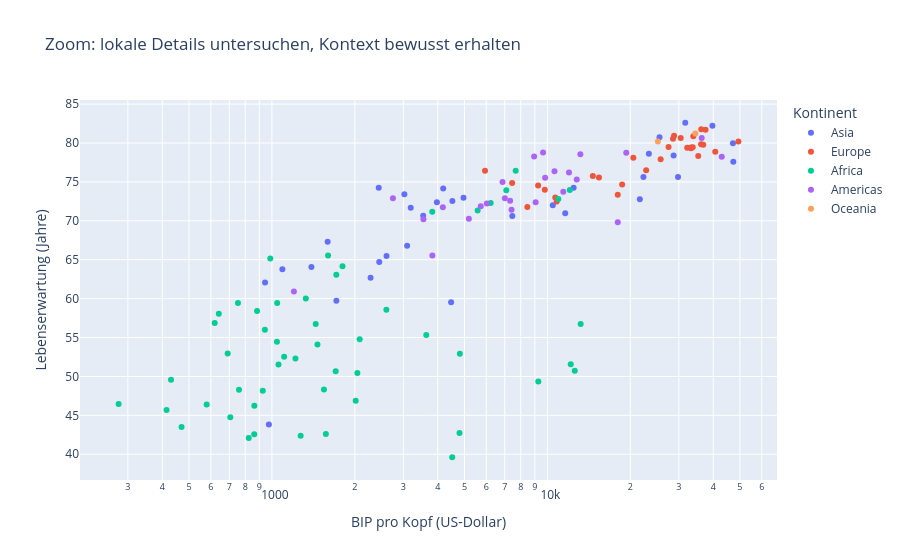

Source (notebook cell):
### Markdown cell above
## 2.1 Zoom und Pan

Plotly stellt **Zoom** und **Pan** über die **Modebar** bereit. 

Mit `dragmode="zoom"` ist das Aufziehen eines Bereichs die Standardgeste; `scrollZoom` aktiviert zusätzlich das Mausrad. Ein Doppelklick setzt die Ansicht zurück.

**Demoauftrag:** Zoomen Sie in eine dichte Punktgruppe. Was wird klarer, und welcher Kontext geht verloren?

### Code cell
# Kopie der Abbildung erstellen, um den Zoommodus zu aktivieren, ohne die ursprüngliche Abbildung zu verändern
fig_zoom = copy.deepcopy(fig_hover)

# Zoommodus zusätzlich aktivieren  
fig_zoom.update_layout(
    dragmode="zoom",
    title="Zoom: lokale Details untersuchen, Kontext bewusst erhalten",
)
fig_zoom.show(config={"scrollZoom": True, "displaylogo": False})

### Figure 1 — Plotly figure (JSON) as saved in the notebook; plotly's stock layout.template omitted (floating-point values rounded to 4 significant figures)
{"data": [{"customdata": [[31889923, 2007], [708573, 2007], [150448339, 2007], [14131858, 2007], [1318683096, 2007], [6980412, 2007], [1110396331, 2007], [223547000, 2007], [69453570, 2007], [27499638, 2007], [6426679, 2007], [127467972, 2007], [6053193, 2007], [23301725, 2007], [49044790, 2007], [2505559, 2007], [3921278, 2007], [24821286, 2007], [2874127, 2007], [47761980, 2007], [28901790, 2007], [3204897, 2007], [169270617, 2007], [91077287, 2007], [27601038, 2007], [4553009, 2007], [20378239, 2007], [19314747, 2007], [23174294, 2007], [65068149, 2007], [85262356, 2007], [4018332, 2007], [22211743, 2007]], "hovertemplate": "<b>%{hovertext}</b><br><br>Kontinent=Asia<br>BIP pro Kopf (US-Dollar)=%{x:,.0f}<br>Lebenserwartung (Jahre)=%{y:.1f}<br>Bevölkerung=%{customdata[0]:,}<br>Jahr=%{customdata[1]}<extra></extra>", "hovertext": ["Afghanistan", "Bahrain", "Bangladesh", "Cambodia", "China", "Hong Kong, China", "India", "Indonesia", "Iran", "Iraq", "Israel", "Japan", "Jordan", "Korea, Dem. Rep.", "Korea, Rep.", "Kuwait", "Lebanon", "Malaysia", "Mongolia", "Myanmar", "Nepal", "Oman", "Pakistan", "Philippines", "Saudi Arabia", "Singapore", "Sri Lanka", "Syria", "Taiwan", "Thailand", "Vietnam", "West Bank and Gaza", "Yemen, Rep."], "legendgroup": "Asia", "marker": {"color": "#636efa", "symbol": "circle"}, "mode": "markers", "name": "Asia", "orientation": "v", "showlegend": true, "type": "scatter", "x": [974.6, 29800.0, 1391.0, 1714.0, 4959.0, 39720.0, 2452.0, 3541.0, 11610.0, 4471.0, 25520.0, 31660.0, 4519.0, 1593.0, 23350.0, 47310.0, 10460.0, 12450.0, 3096.0, 944, 1091.0, 22320.0, 2606.0, 3190.0, 21650.0, 47140.0, 3970.0, 4185.0, 28720.0, 7458.0, 2442.0, 3025.0, 2281.0], "xaxis": "x", "y": [43.83, 75.64, 64.06, 59.72, 72.96, 82.21, 64.7, 70.65, 70.96, 59.55, 80.75, 82.6, 72.53, 67.3, 78.62, 77.59, 71.99, 74.24, 66.8, 62.07, 63.78, 75.64, 65.48, 71.69, 72.78, 79.97, 72.4, 74.14, 78.4, 70.62, 74.25, 73.42, 62.7], "yaxis": "y"}, {"customdata": [[3600523, 2007], [8199783, 2007], [10392226, 2007], [4552198, 2007], [7322858, 2007], [4493312, 2007], [10228744, 2007], [5468120, 2007], [5238460, 2007], [61083916, 2007], [82400996, 2007], [10706290, 2007], [9956108, 2007], [301931, 2007], [4109086, 2007], [58147733, 2007], [684736, 2007], [16570613, 2007], [4627926, 2007], [38518241, 2007], [10642836, 2007], [22276056, 2007], [10150265, 2007], [5447502, 2007], [2009245, 2007], [40448191, 2007], [9031088, 2007], [7554661, 2007], [71158647, 2007], [60776238, 2007]], "hovertemplate": "<b>%{hovertext}</b><br><br>Kontinent=Europe<br>BIP pro Kopf (US-Dollar)=%{x:,.0f}<br>Lebenserwartung (Jahre)=%{y:.1f}<br>Bevölkerung=%{customdata[0]:,}<br>Jahr=%{customdata[1]}<extra></extra>", "hovertext": ["Albania", "Austria", "Belgium", "Bosnia and Herzegovina", "Bulgaria", "Croatia", "Czech Republic", "Denmark", "Finland", "France", "Germany", "Greece", "Hungary", "Iceland", "Ireland", "Italy", "Montenegro", "Netherlands", "Norway", "Poland", "Portugal", "Romania", "Serbia", "Slovak Republic", "Slovenia", "Spain", "Sweden", "Switzerland", "Turkey", "United Kingdom"], "legendgroup": "Europe", "marker": {"color": "#EF553B", "symbol": "circle"}, "mode": "markers", "name": "Europe", "orientation": "v", "showlegend": true, "type": "scatter", "x": [5937.0, 36130.0, 33690.0, 7446.0, 10680.0, 14620.0, 22830.0, 35280.0, 33210.0, 30470.0, 32170.0, 27540.0, 18010.0, 36180.0, 40680.0, 28570.0, 9254.0, 36800.0, 49360.0, 15390.0, 20510.0, 10810.0, 9787.0, 18680.0, 25770.0, 28820.0, 33860.0, 37510.0, 8458.0, 33200.0], "xaxis": "x", "y": [76.42, 79.83, 79.44, 74.85, 73.0, 75.75, 76.49, 78.33, 79.31, 80.66, 79.41, 79.48, 73.34, 81.76, 78.89, 80.55, 74.54, 79.76, 80.2, 75.56, 78.1, 72.48, 74.0, 74.66, 77.93, 80.94, 80.88, 81.7, 71.78, 79.42], "yaxis": "y"}, {"customdata": [[33333216, 2007], [12420476, 2007], [8078314, 2007], [1639131, 2007], [14326203, 2007], [8390505, 2007], [17696293, 2007], [4369038, 2007], [10238807, 2007], [710960, 2007], [64606759, 2007], [3800610, 2007], [18013409, 2007], [496374, 2007], [80264543, 2007], [551201, 2007], [4906585, 2007], [76511887, 2007], [1454867, 2007], [1688359, 2007], [22873338, 2007], [9947814, 2007], [1472041, 2007], [35610177, 2007], [2012649, 2007], [3193942, 2007], [6036914, 2007], [19167654, 2007], [13327079, 2007], [12031795, 2007], [3270065, 2007], [1250882, 2007], [33757175, 2007], [19951656, 2007], [2055080, 2007], [12894865, 2007], [135031164, 2007], [798094, 2007], [8860588, 2007], [199579, 2007], [12267493, 2007], [6144562, 2007], [9118773, 2007], [43997828, 2007], [42292929, 2007], [1133066, 2007], [38139640, 2007], [5701579, 2007], [10276158, 2007], [29170398, 2007], [11746035, 2007], [12311143, 2007]], "hovertemplate": "<b>%{hovertext}</b><br><br>Kontinent=Africa<br>BIP pro Kopf (US-Dollar)=%{x:,.0f}<br>Lebenserwartung (Jahre)=%{y:.1f}<br>Bevölkerung=%{customdata[0]:,}<br>Jahr=%{customdata[1]}<extra></extra>", "hovertext": ["Algeria", "Angola", "Benin", "Botswana", "Burkina Faso", "Burundi", "Cameroon", "Central African Republic", "Chad", "Comoros", "Congo, Dem. Rep.", "Congo, Rep.", "Cote d'Ivoire", "Djibouti", "Egypt", "Equatorial Guinea", "Eritrea", "Ethiopia", "Gabon", "Gambia", "Ghana", "Guinea", "Guinea-Bissau", "Kenya", "Lesotho", "Liberia", "Libya", "Madagascar", "Malawi", "Mali", "Mauritania", "Mauritius", "Morocco", "Mozambique", "Namibia", "Niger", "Nigeria", "Reunion", "Rwanda", "Sao Tome and Principe", "Senegal", "Sierra Leone", "Somalia", "South Africa", "Sudan", "Swaziland", "Tanzania", "Togo", "Tunisia", "Uganda", "Zambia", "Zimbabwe"], "legendgroup": "Africa", "marker": {"color": "#00cc96", "symbol": "circle"}, "mode": "markers", "name": "Africa", "orientation": "v", "showlegend": true, "type": "scatter", "x": [6223.0, 4797.0, 1441.0, 12570.0, 1217.0, 430.1, 2042.0, 706.0, 1704.0, 986.1, 277.6, 3633.0, 1545.0, 2082.0, 5581.0, 12150.0, 641.4, 690.8, 13210.0, 752.7, 1328.0, 942.7, 579.2, 1463.0, 1569.0, 414.5, 12060.0, 1045.0, 759.3, 1043.0, 1803.0, 10960.0, 3820.0, 823.7, 4811.0, 619.7, 2014.0, 7670.0, 863.1, 1598.0, 1712.0, 862.5, 926.1, 9270.0, 2602.0, 4513.0, 1107.0, 883.0, 7093.0, 1056.0, 1271.0, 469.7], "xaxis": "x", "y": [72.3, 42.73, 56.73, 50.73, 52.3, 49.58, 50.43, 44.74, 50.65, 65.15, 46.46, 55.32, 48.33, 54.79, 71.34, 51.58, 58.04, 52.95, 56.73, 59.45, 60.02, 56.01, 46.39, 54.11, 42.59, 45.68, 73.95, 59.44, 48.3, 54.47, 64.16, 72.8, 71.16, 42.08, 52.91, 56.87, 46.86, 76.44, 46.24, 65.53, 63.06, 42.57, 48.16, 49.34, 58.56, 39.61, 52.52, 58.42, 73.92, 51.54, 42.38, 43.49], "yaxis": "y"}, {"customdata": [[40301927, 2007], [9119152, 2007], [190010647, 2007], [33390141, 2007], [16284741, 2007], [44227550, 2007], [4133884, 2007], [11416987, 2007], [9319622, 2007], [13755680, 2007], [6939688, 2007], [12572928, 2007], [8502814, 2007], [7483763, 2007], [2780132, 2007], [108700891, 2007], [5675356, 2007], [3242173, 2007], [6667147, 2007], [28674757, 2007], [3942491, 2007], [1056608, 2007], [301139947, 2007], [3447496, 2007], [26084662, 2007]], "hovertemplate": "<b>%{hovertext}</b><br><br>Kontinent=Americas<br>BIP pro Kopf (US-Dollar)=%{x:,.0f}<br>Lebenserwartung (Jahre)=%{y:.1f}<br>Bevölkerung=%{customdata[0]:,}<br>Jahr=%{customdata[1]}<extra></extra>", "hovertext": ["Argentina", "Bolivia", "Brazil", "Canada", "Chile", "Colombia", "Costa Rica", "Cuba", "Dominican Republic", "Ecuador", "El Salvador", "Guatemala", "Haiti", "Honduras", "Jamaica", "Mexico", "Nicaragua", "Panama", "Paraguay", "Peru", "Puerto Rico", "Trinidad and Tobago", "United States", "Uruguay", "Venezuela"], "legendgroup": "Americas", "marker": {"color": "#ab63fa", "symbol": "circle"}, "mode": "markers", "name": "Americas", "orientation": "v", "showlegend": true, "type": "scatter", "x": [12780.0, 3822.0, 9066.0, 36320.0, 13170.0, 7007.0, 9645.0, 8948.0, 6025.0, 6873.0, 5728.0, 5186.0, 1202.0, 3548.0, 7321.0, 11980.0, 2749.0, 9809.0, 4173.0, 7409.0, 19330.0, 18010.0, 42950.0, 10610.0, 11420.0], "xaxis": "x", "y": [75.32, 65.55, 72.39, 80.65, 78.55, 72.89, 78.78, 78.27, 72.23, 74.99, 71.88, 70.26, 60.92, 70.2, 72.57, 76.19, 72.9, 75.54, 71.75, 71.42, 78.75, 69.82, 78.24, 76.38, 73.75], "yaxis": "y"}, {"customdata": [[20434176, 2007], [4115771, 2007]], "hovertemplate": "<b>%{hovertext}</b><br><br>Kontinent=Oceania<br>BIP pro Kopf (US-Dollar)=%{x:,.0f}<br>Lebenserwartung (Jahre)=%{y:.1f}<br>Bevölkerung=%{customdata[0]:,}<br>Jahr=%{customdata[1]}<extra></extra>", "hovertext": ["Australia", "New Zealand"], "legendgroup": "Oceania", "marker": {"color": "#FFA15A", "symbol": "circle"}, "mode": "markers", "name": "Oceania", "orientation": "v", "showlegend": true, "type": "scatter", "x": [34440.0, 25190.0], "xaxis": "x", "y": [81.23, 80.2], "yaxis": "y"}], "layout": {"dragmode": "zoom", "legend": {"title": {"text": "Kontinent"}, "tracegroupgap": 0}, "title": {"text": "Zoom: lokale Details untersuchen, Kontext bewusst erhalten"}, "xaxis": {"anchor": "y", "domain": [0, 1], "title": {"text": "BIP pro Kopf (US-Dollar)"}, "type": "log"}, "yaxis": {"anchor": "x", "domain": [0, 1], "title": {"text": "Lebenserwartung (Jahre)"}}}}
